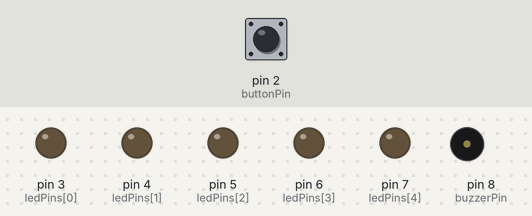
A sketch run on a simulated Arduino Uno, built with avr-gcc and run on an emulated ATmega328P. On the bench: output pins drawn as LEDs (lit = HIGH), buzzer (waves = sounding, pin HIGH). Inputs (shaded band) come from the test bench; at power-on: pin 2 (buttonPin) HIGH.

Above: at 1.2 s.
1.3 s: pin 2 (buttonPin) pulled LOW for 0.15 s
At 2.0 s:
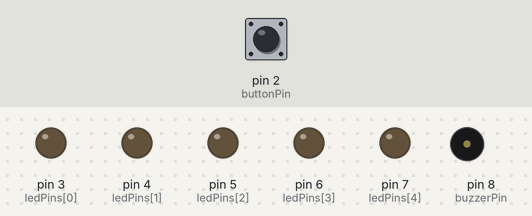
2.9 s: pin 2 (buttonPin) pulled LOW for 1 s
At 3.7 s:
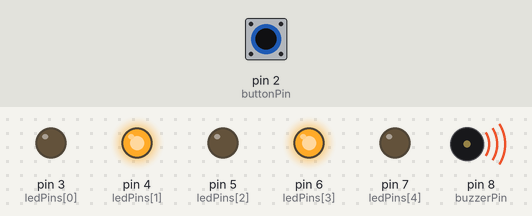
5.4 s: pin 2 (buttonPin) pulled LOW for 0.15 s
At 6.3 s:
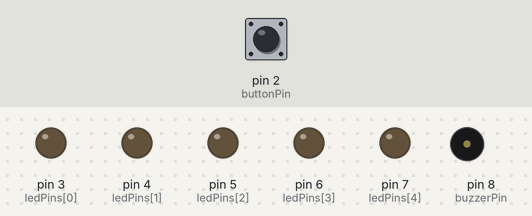
7.0 s: pin 2 (buttonPin) pulled LOW for 3.2 s
At 7.4 s:
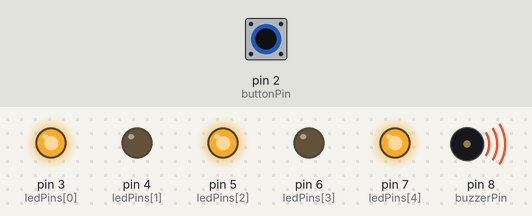
Timing chart, 0 to 11.7 s (numbered marks = the images above; inputs shaded):
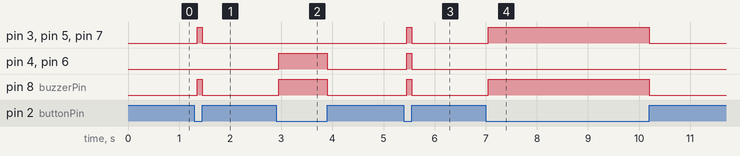

The sketch:

fiveLedsHoldReleaseDifferentPatterns.ino
```cpp
const int ledPins[] = {3, 4, 5, 6, 7};
const int buttonPin = 2;
const int buzzerPin = 8;

int currentButtonState;
int lastButtonState = HIGH;

int mode = -1;

void setup(){
  Serial.begin(9600);
  pinMode(buttonPin, INPUT_PULLUP);
  for (int i=0; i<5; i++){
    pinMode(ledPins[i], OUTPUT);
  }
  pinMode(buzzerPin, OUTPUT);
}

void loop(){
  currentButtonState = digitalRead(buttonPin);
  if (currentButtonState == LOW && lastButtonState == HIGH){ //chi chay dung mot lan duy nhat luc nhan nut
    delay(50);
    if(digitalRead(buttonPin) == LOW) mode ++;
    if (mode > 2) mode = 0;
  }
  if (currentButtonState == LOW) {
    showPattern(mode);
    digitalWrite(buzzerPin, HIGH);
  }
  else {
    turnOffAll();
    digitalWrite(buzzerPin, LOW);
  }
  lastButtonState = currentButtonState;
}

void showPattern (int pattern){
  if (pattern == 0) {
    digitalWrite(ledPins[0], HIGH);
    digitalWrite(ledPins[2], HIGH);
    digitalWrite(ledPins[4], HIGH);
  }

  if (pattern == 1){
    digitalWrite(ledPins[1], HIGH);
    digitalWrite(ledPins[3], HIGH);
  }

  if (pattern == 2){
    for (int i = 0; i<5; i++){
      digitalWrite(ledPins[i], HIGH);
    }
  }
}

void turnOffAll(){
  for (int i = 0; i < 5; i++){
    digitalWrite(ledPins[i], LOW);
  }
}
```

Measured:
- after the input at 1.3 s, pin 3 (ledPins[0]), pin 5 (ledPins[2]), pin 7 (ledPins[4]), pin 8 (buzzerPin): LOW → HIGH after 0.05 s, → LOW 0.10 s later
- after the input at 2.9 s, pin 4 (ledPins[1]), pin 6 (ledPins[3]), pin 8 (buzzerPin): LOW → HIGH after 0.05 s, → LOW 0.95 s later
- after the input at 5.4 s, pin 3 (ledPins[0]), pin 4 (ledPins[1]), pin 5 (ledPins[2]), pin 6 (ledPins[3]), pin 7 (ledPins[4]), pin 8 (buzzerPin): LOW → HIGH after 0.05 s, → LOW 0.10 s later
- after the input at 7.0 s, pin 3 (ledPins[0]), pin 5 (ledPins[2]), pin 7 (ledPins[4]), pin 8 (buzzerPin): LOW → HIGH after 0.05 s, → LOW 3.1 s later
